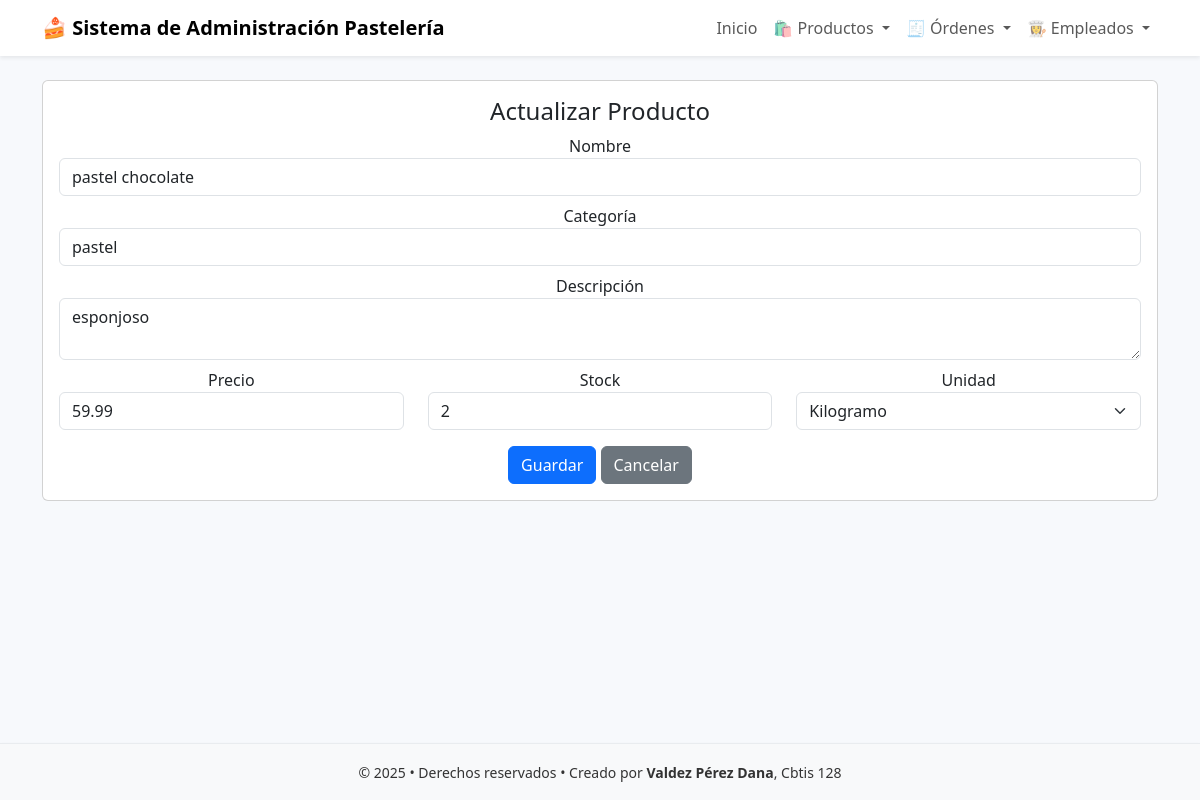
The app's page /productos/5/editar/ with its own data.
### app_pasteleria/models.py (models this page shows, shortened)
class Producto(models.Model):
    ID_producto = models.AutoField(primary_key=True)
    nombre = models.CharField(max_length=100)
    categoria = models.CharField(max_length=50)
    descripcion = models.TextField(blank=True, null=True)
    precio = models.DecimalField(max_digits=10, decimal_places=2)
    stock = models.PositiveIntegerField()
    UNIDADES = [
        ('kg', 'Kilogramo'),
        ('gr', 'Gramo'),
        ('L', 'Litro'),
        ('unidad', 'Unidad'),
    ]
    unidad_medida = models.CharField(max_length=10, choices=UNIDADES, default='unidad')

### app_pasteleria/views.py (the view)
# urls.py: path('productos/<int:pk>/editar/', views.actualizar_pasteleria, name='actualizar_pasteleria'),
def actualizar_pasteleria(request, pk):
    producto = get_object_or_404(Producto, pk=pk)
    return render(request, 'categoria/actualizar_producto.html', {'producto': producto})

### app_pasteleria/templates/categoria/actualizar_producto.html (shortened to what this page needs)
{% extends 'base.html' %}
{% block content %}
<div class="card">
  <div class="card-body">
    <h4>Actualizar Producto</h4>
    <form method="post" action="{% url 'realizar_actualizar_producto' producto.pk %}">
      <div class="mb-2"><label>Nombre</label><input class="form-control" name="nombre" value="{{ producto.nombre }}"></div>
      <div class="mb-2"><label>Categoría</label><input class="form-control" name="categoria" value="{{ producto.categoria }}"></div>
      <div class="mb-2"><label>Descripción</label><textarea class="form-control" name="descripcion">{{ producto.descripcion }}</textarea></div>
      <div class="row">
        <div class="col"><label>Precio</label><input class="form-control" name="precio" type="number" step="0.01" value="{{ producto.precio }}"></div>
        <div class="col"><label>Stock</label><input class="form-control" name="stock" type="number" value="{{ producto.stock }}"></div>
        <div class="col">
          <label>Unidad</label>
            <select class="form-select" name="unidad_medida">
              <option value="kg" {% if producto.unidad_medida == "kg" %}selected{% endif %}>Kilogramo</option>
            </select>
        </div>
      </div>
      <div class="mt-3">
        <button class="btn btn-primary">Guardar</button>
        <a class="btn btn-secondary" href="{% url 'inicio_pasteleria' %}">Cancelar</a>
      </div>
    </form>
  </div>
</div>
{% endblock %}

### app_pasteleria/templates/base.html (style rules this page uses)
:root { --bg-soft:#f7f9fc; --card:#ffffff; --accent:#f6d6e0; --muted:#6c757d; }
body { background: var(--bg-soft); color:#333; }

### records on screen
Producto: nombre "pastel chocolate", categoria "pastel", descripcion "esponjoso", precio "59.99", stock "2", unidad_medida "Kilogramo"
